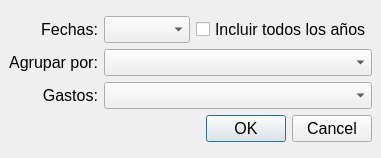
<?xml version="1.0" encoding="UTF-8"?>
<ui version="4.0">
 <class>GenerarListado</class>
 <widget class="QMainWindow" name="GenerarListado">
  <property name="windowModality">
   <enum>Qt::NonModal</enum>
  </property>
  <property name="geometry">
   <rect>
    <x>0</x>
    <y>0</y>
    <width>376</width>
    <height>158</height>
   </rect>
  </property>
  <property name="minimumSize">
   <size>
    <width>0</width>
    <height>0</height>
   </size>
  </property>
  <property name="font">
   <font>
    <pointsize>12</pointsize>
   </font>
  </property>
  <property name="windowTitle">
   <string>GenerarListado</string>
  </property>
  <property name="locale">
   <locale language="Spanish" country="Spain"/>
  </property>
  <widget class="QWidget" name="centralwidget">
   <layout class="QGridLayout" name="gridLayout">
    <item row="0" column="0">
     <layout class="QGridLayout" name="gridLayout_2">
      <item row="1" column="0">
       <widget class="QLabel" name="lbl_agrupar">
        <property name="text">
         <string>Agrupar por:</string>
        </property>
        <property name="alignment">
         <set>Qt::AlignRight|Qt::AlignTrailing|Qt::AlignVCenter</set>
        </property>
       </widget>
      </item>
      <item row="0" column="1">
       <widget class="QComboBox" name="cb_fechas">
        <property name="toolTip">
         <string>&lt;html&gt;&lt;head/&gt;&lt;body&gt;&lt;p&gt;Selecciona el año del listado de gastos que se desea generar. Para generar un listado de todos los años marcar el cuadro de la derecha.&lt;/p&gt;&lt;/body&gt;&lt;/html&gt;</string>
        </property>
       </widget>
      </item>
      <item row="3" column="0" colspan="4">
       <widget class="QDialogButtonBox" name="bb_ok_cancel">
        <property name="standardButtons">
         <set>QDialogButtonBox::Cancel|QDialogButtonBox::Ok</set>
        </property>
        <property name="centerButtons">
         <bool>false</bool>
        </property>
       </widget>
      </item>
      <item row="0" column="2" colspan="2">
       <widget class="QCheckBox" name="checkb_allys">
        <property name="text">
         <string>Incluir todos los años</string>
        </property>
       </widget>
      </item>
      <item row="2" column="0">
       <widget class="QLabel" name="lbl_tipo_gastos">
        <property name="text">
         <string>Gastos:</string>
        </property>
        <property name="alignment">
         <set>Qt::AlignRight|Qt::AlignTrailing|Qt::AlignVCenter</set>
        </property>
       </widget>
      </item>
      <item row="2" column="1" colspan="3">
       <widget class="QComboBox" name="cb_tipo_gastos"/>
      </item>
      <item row="1" column="1" colspan="3">
       <widget class="QComboBox" name="cb_agrupar"/>
      </item>
      <item row="0" column="0">
       <widget class="QLabel" name="lbl_fechas">
        <property name="text">
         <string>Fechas:</string>
        </property>
        <property name="alignment">
         <set>Qt::AlignRight|Qt::AlignTrailing|Qt::AlignVCenter</set>
        </property>
       </widget>
      </item>
     </layout>
    </item>
   </layout>
  </widget>
 </widget>
 <resources/>
 <connections/>
</ui>
